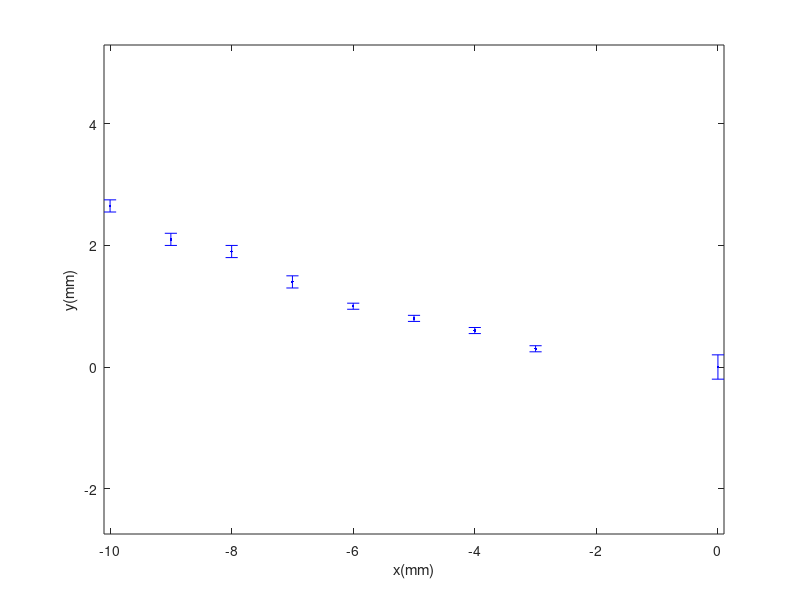

Here is the MATLAB script that generated this plot:
clear all; close all;
%%
x=[-10 -9 -8 -7 -6 -5 -4 -3 0];
y=[2.65 2.10 1.90 1.40 1.00 0.80 0.60 0.30 0.00];
ey=[0.1 0.1 0.1 0.1 0.05 0.05 0.05 0.05 0.2];
figure(1)
errorbar(x,y,ey,'b.')
xlabel('x(mm)')
ylabel('y(mm)')
axis equal

%% 
hold on
hold off

%%
%figure(5)
%plot(x,x.^2)
